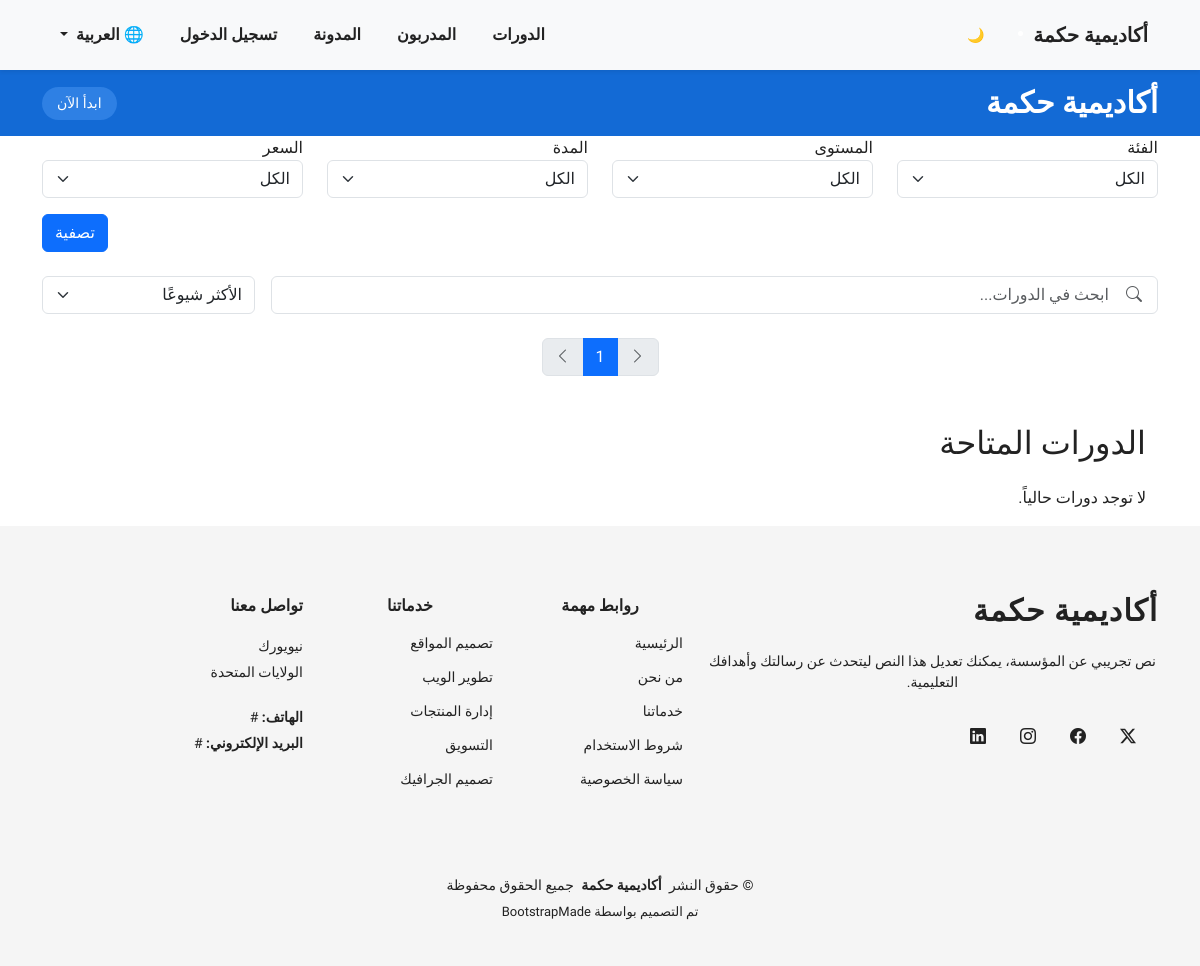
/ar/courses/all-courses, run on an earlier commit of the app's database.
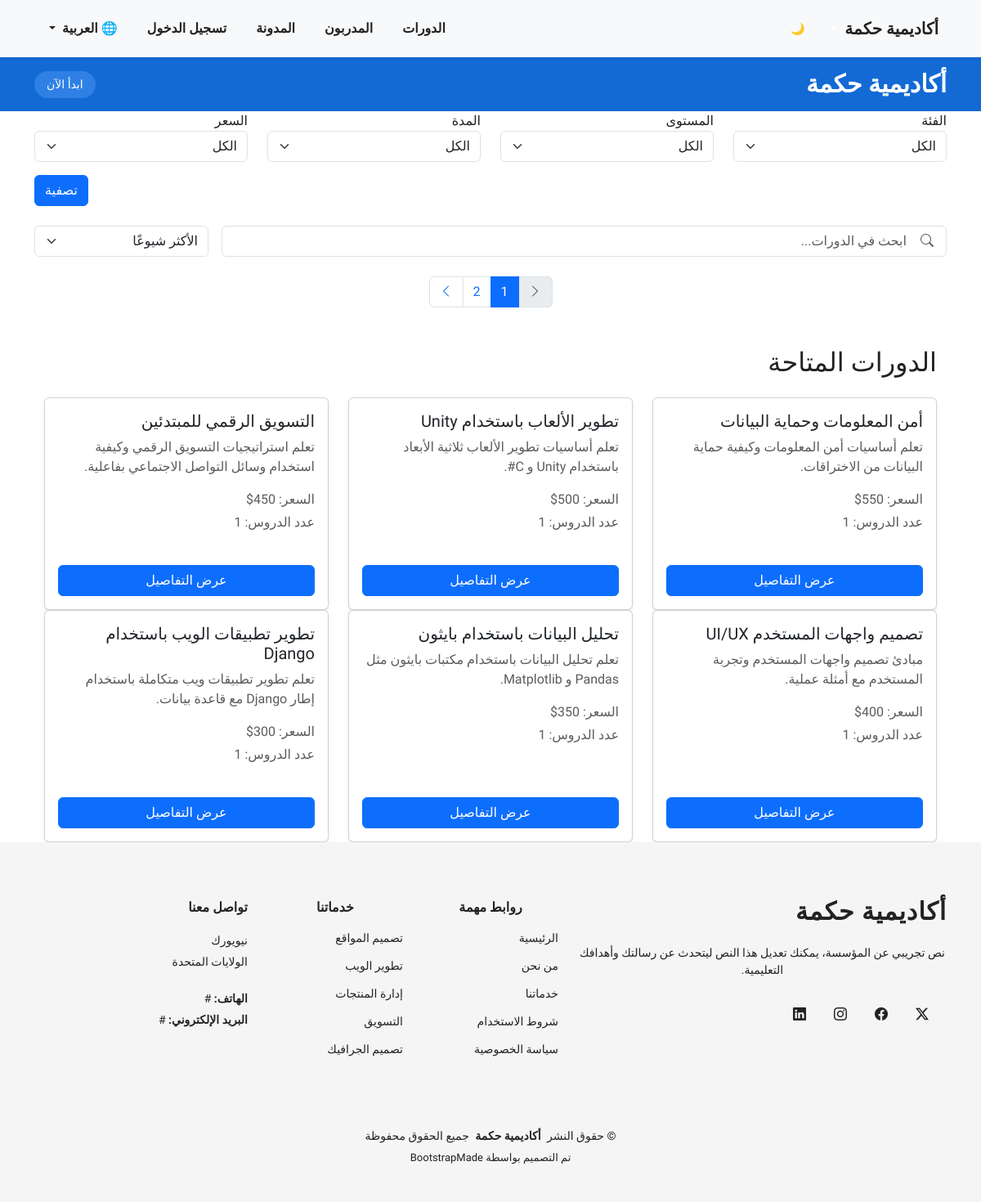
And on a later commit of the database.
### courses/models.py (models this page shows, shortened)
class Course(models.Model):
    title = models.CharField(max_length=200, verbose_name=_("عنوان الدورة"))
    description = models.TextField(verbose_name=_("وصف الدورة"))
    is_published = models.BooleanField(default=True, verbose_name=_("نشر الدورة"))
    price = models.DecimalField(max_digits=6, decimal_places=0, verbose_name=_("السعر"))
    old_price = models.DecimalField(max_digits=6, decimal_places=0, default=0, blank=True, verbose_name=_("السعر القديم"))
    created_at = models.DateTimeField(auto_now_add=True, verbose_name=_("تاريخ الإنشاء"))
    image = models.ImageField(upload_to='course_images/', null=True, blank=True, verbose_name=_("صورة الدورة"))
    duration = models.CharField(max_length=100, blank=True, null=True, verbose_name=_("مدة الدورة"))
    level = models.CharField(max_length=100, blank=True, null=True, verbose_name=_("مستوى الدورة"))
    prerequisites = models.TextField(blank=True, null=True, verbose_name=_("متطلبات الدورة"))
    students = models.ManyToManyField(User, related_name="courses", blank=True, verbose_name=_("الطلاب المشتركين"))
    instructor = models.ForeignKey(Instructor, on_delete=models.SET_NULL, null=True, blank=True, verbose_name=_("مدرب الدورة"))
    category = models.ForeignKey(Category, on_delete=models.CASCADE, related_name='courses', null=True, blank=True, verbose_name=_("فئة الدورة"))
    class Meta:
        verbose_name = _("دورة")
        verbose_name_plural = _("الدورات")
        ordering = ['-created_at']

### courses/views.py (the view)
# urls.py: path('all-courses', views.course_list, name="course_list"),
def course_list(request):
    courses = Course.objects.filter(is_published=True)
    query = request.GET.get("q", "").strip()
    sort_option = request.GET.get('sort')
    category = request.GET.get('category')
    level = request.GET.get('level')
    duration = request.GET.get('duration')
    price_filter = request.GET.get('price')
    paginator = Paginator(courses, 6)
    page_number = request.GET.get("page")
    page_obj = paginator.get_page(page_number)
    if category:
        courses = courses.filter(category__name=category)
    if level:
        courses = courses.filter(level__iexact=level)
    if duration:
        courses = courses.filter(duration__icontains=duration)
    if price_filter == 'free':
        courses = courses.filter(price=0)
    elif price_filter == 'paid':
        courses = courses.filter(price__gt=0)
    if query:
        courses = courses.filter(
        Q(title__icontains=query) | Q(description__icontains=query)
    )
    if sort_option == 'newest':
        courses = courses.order_by('-created_at')
    elif sort_option == 'price_low':
        courses = courses.order_by('price')
    elif sort_option == 'price_high':
        courses = courses.order_by('-price')
    elif sort_option == 'duration':
        courses = courses.order_by('duration')
    elif sort_option == 'popular':
        courses = courses.annotate(student_count=Count('students')).order_by('-student_count')
    categories = Category.objects.all()
    levels = Course.objects.exclude(level__isnull=True).exclude(level__exact="").values_list('level', flat=True).distinct()
    durations = Course.objects.exclude(duration__isnull=True).exclude(duration__exact="").values_list('duration', flat=True).distinct()
    return render(request, 'courses/course_list.html', {
        'courses': courses,
        'categories': categories,
        'levels': levels,
        'durations': durations,
        'sort_option': sort_option,
        'page_obj': page_obj,
        })

### courses/templates/courses/course_list.html (shortened to what the changed rows need)
{% extends "base.html" %}
{% load static %}
{% load i18n %}
{% block content %}
<div class="pagination-wrapper" data-aos="fade-up" data-aos-delay="300">
  <nav aria-label="Courses pagination">
    <ul class="pagination justify-content-center">
      {% for num in page_obj.paginator.page_range %}
        {% if page_obj.number == num %}
          <li class="page-item active">
            <a class="page-link" href="#">{{ num }}</a>
          </li>
        {% else %}
          <li class="page-item">
            <a class="page-link" href="?page={{ num }}">{{ num }}</a>
          </li>
        {% endif %}
      {% endfor %}
      {% if page_obj.has_next %}
        <li class="page-item">
          <a class="page-link" href="?page={{ page_obj.next_page_number }}">
            <i class="bi bi-chevron-left"></i>
          </a>
        </li>
      {% else %}
        <li class="page-item disabled">
          <a class="page-link" href="#">
            <i class="bi bi-chevron-left"></i>
          </a>
        </li>
      {% endif %}
    </ul>
  </nav>
</div>
<div class="container mt-5">
    <h2 class="mb-4">{% trans "الدورات المتاحة" %}</h2>
    <div class="row">
        {% for course in page_obj %}
        <div class="col-md-4">
            <div class="card mb-4 shadow-sm h-100">
                <div class="card-body d-flex flex-column">
                    <h5 class="card-title">{{ course.title }}</h5>
                    <p class="card-text text-muted">
                        {{ course.description|truncatewords:20 }}
                    </p>
                    <p class="card-text text-muted mb-1">
                        {% trans "السعر" %}: {{ course.price }}$
                    </p>
                    <p class="card-text text-muted">
                        {% trans "عدد الدروس" %}: {{ course.lessons.count }}
                    </p>
                    <a href="{% url 'courses:course_detail' course.id %}" class="btn btn-primary mt-auto">
                        {% trans "عرض التفاصيل" %}
                    </a>
                </div>
            </div>
        </div>
        {% empty %}
        <p>{% trans "لا توجد دورات حالياً." %}</p>
        {% endfor %}
    </div>
</div>
{% endblock %}

What changed in the data, as far as the page shows it:
added Course: title "أمن المعلومات وحماية البيانات", description "تعلم أساسيات أمن المعلومات وكيفية حماية البيانات من الاختراقات.", price "550", lessons.count "1"
added Course: title "تطوير الألعاب باستخدام Unity", description "تعلم أساسيات تطوير الألعاب ثلاثية الأبعاد باستخدام Unity و C#.", price "500", lessons.count "1"
added Course: title "التسويق الرقمي للمبتدئين", description "تعلم استراتيجيات التسويق الرقمي وكيفية استخدام وسائل التواصل الاجتماعي بفاعلية.", price "450", lessons.count "1"
added Course: title "تصميم واجهات المستخدم UI/UX", description "مبادئ تصميم واجهات المستخدم وتجربة المستخدم مع أمثلة عملية.", price "400", lessons.count "1"
added Course: title "تحليل البيانات باستخدام بايثون", description "تعلم تحليل البيانات باستخدام مكتبات بايثون مثل Pandas و Matplotlib.", price "350", lessons.count "1"
added Course: title "تطوير تطبيقات الويب باستخدام Django", description "تعلم تطوير تطبيقات ويب متكاملة باستخدام إطار Django مع قاعدة بيانات.", price "300", lessons.count "1"
Also different on the page:
new list line: "2"
text no longer shown: "لا توجد دورات حالياً."
